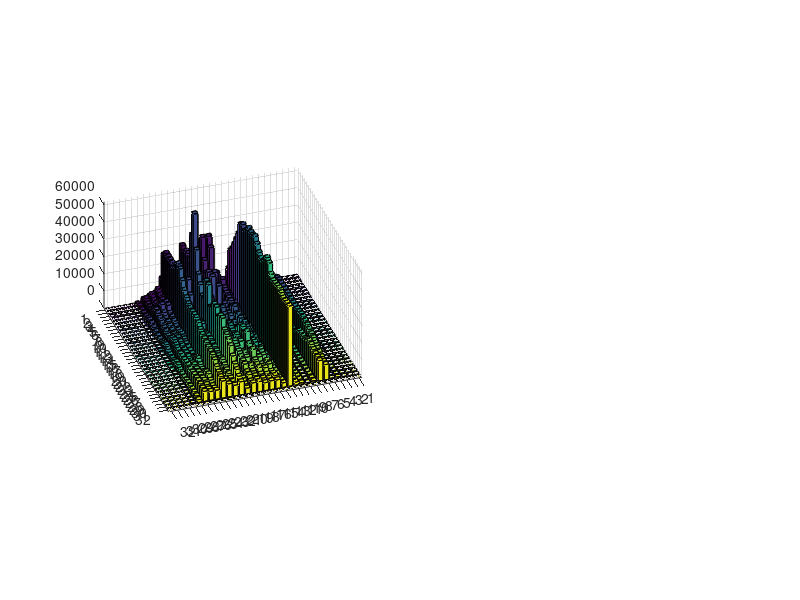

This chart was generated by the following MATLAB code: (Note: this script raises an error after producing the figure.)
clc
clear
close all

input = [0 0 0 0 0 0 0 0 0 0 0 0 0 0 0 0 0 0 0 0 0 0 0 0 0 0 0 0 0 0 0 0 
1.69257 1.98155 1.60476 1.39698 1.22792 1.35579 1.59077 2.93105 3.55868 3.52779 3.39463 2.6698 3.00353 3.37317 3.44294 4.43653 4.61077 4.35205 4.2561 3.80706 3.53435 3.59933 5.03684 5.74885 4.74678 4.63468 5.08595 5.2178 5.32086 5.07917 5.67333 0.0688707 
5.3598 5.23547 2.71387 3.28002 3.52803 4.03123 3.33283 4.00273 4.23351 4.95245 4.70053 4.34224 5.21006 6.81818 8.26316 6.60121 6.33768 7.21095 6.81292 7.81034 8.38283 8.44997 7.94681 8.73357 9.31647 7.99137 8.34572 8.44005 7.81361 9.64585 10.2068 0.753685 
14.3868 16.0713 15.0745 14.4252 11.8282 13.6611 12.4197 12.2298 12.0905 12.6635 12.4737 13.066 12.3563 10.4898 11.0903 11.8377 12.3872 14.5143 13.7669 13.721 15.4917 13.3659 14.4712 13.6024 13.7966 14.5587 15.1874 19.5008 20.0496 21.3885 20.9748 1.4027 
20.5929 20.6245 18.5409 20.8077 21.4585 23.2993 18.2933 18.7364 17.7173 18.81 19.2909 17.8157 18.377 18.835 19.7397 18.1896 18.4606 18.0626 17.2395 17.6972 17.7145 18.9709 18.4134 19.9525 18.3252 22.9954 23.8404 22.28 24.5004 17.9888 19.4344 3.49646 
56.419 81.599 88.2886 96.4709 104.057 111.623 118.894 121.894 121.109 121.63 122.049 121.85 122.633 122.072 120.288 120.466 121.512 123.298 125.431 125.415 123.631 122.23 119.449 116.697 114.638 108.929 103.429 101.515 97.9945 94.4703 94.2793 7.92511 
50.2129 69.5353 68.3004 68.7099 74.3276 81.4496 80.6197 74.5226 67.9066 65.1131 64.4443 63.3833 62.895 63.9554 71.0429 76.4602 75.4009 74.9908 80.2839 90.343 100.48 104.281 103.989 106.685 112.255 116.988 116.576 112.032 109.712 109.393 108.418 10.8062 
29.3379 27.8464 27.6213 27.4051 22.1592 29.2475 25.1858 28.7252 28.9357 27.993 29.6556 29.8579 27.2854 26.764 25.1808 27.0118 26.384 25.7084 25.6247 24.773 27.3107 26.9117 28.3999 26.6924 27.6366 28.1374 22.4098 22.0451 26.7146 25.0871 26.4045 1.32835 
25.6706 25.8113 23.7002 25.316 19.0405 24.7359 22.5171 23.3742 23.8367 21.6683 22.7828 20.12 19.9696 21.8623 21.9607 19.5485 17.2413 20.6552 18.3692 18.2173 19.1696 16.2133 18.3252 16.3419 20.0282 20.609 18.6399 19.3188 16.5173 17.5921 17.1836 0.753676 
36.6723 42.0238 36.1732 37.4759 30.3329 32.1 32.2452 31.7963 36.9404 36.8168 31.7804 33.3891 31.6985 27.1094 29.6659 27.3394 28.0679 28.63 28.5904 28.632 27.2186 31.3022 28.9923 25.4423 26.8883 24.8107 24.2905 27.6454 29.8456 29.969 27.8677 2.55305 
61.7788 73.7896 65.9732 65.7073 62.75 62.137 58.3184 47.4164 44.685 44.8128 42.9496 46.5066 45.0152 42.3571 42.4571 40.9411 36.7735 40.0094 39.9998 40.9442 40.7132 42.2224 43.8866 46.2564 45.1959 48.0032 51.888 52.8597 50.6245 44.3446 42.6496 2.14816 
109.453 155.857 165.513 178.396 191.084 203.8 220.745 224.917 220.736 225.789 232.366 231.381 231.842 234.366 228.826 222.18 218.739 219.042 224.28 232.283 229.46 219.051 214.833 215.759 216.73 218.068 216.152 213.273 213.778 215.271 215.67 12.6898 
59.8041 66.681 63.0703 63.6665 56.992 58.4074 63.568 56.4615 47.5675 53.6972 52.9506 48.4238 44.2316 58.9241 49.1239 44.3973 51.6225 40.4782 44.7223 50.0996 40.6889 50.1653 46.8523 42.9857 51.5733 43.4052 47.0174 48.1103 41.9996 50.1713 51.31 3.5724 
91.9629 96.0234 96.955 112.064 98.3129 91.7017 87.0409 87.7584 81.5862 90.3153 77.2508 85.4651 83.861 72.2847 91.5274 86.8581 82.1807 75.6238 73.7948 78.6473 64.9943 69.6662 88.6854 79.768 65.9114 83.5107 81.8711 65.6159 70.6647 74.9053 70.6303 3.03136 
105.221 110.893 116.118 129.493 105.944 94.5545 76.0264 82.1286 69.4788 69.2348 73.1816 58.4454 72.2323 66.1288 50.0605 59.4279 66.6443 66.4658 72.2035 87.4886 87.2796 86.6136 83.6417 86.8851 87.5258 73.9569 77.9655 83.6476 71.7285 68.1158 71.1197 7.1889 
167.564 155.502 192.258 179.482 138.346 147 95.8078 132.434 85.3143 93.4384 81.7192 58.8821 71.4455 66.4889 80.3418 88.0321 90.6111 111.391 123.915 128.272 122.624 131.846 110.904 102.836 112.483 92.2422 87.4693 87.9728 76.1151 73.6559 67.7628 7.29332 
174.899 153.875 192.292 159.668 140.661 149.761 96.2485 153.44 93.893 94.5986 82.211 78.4558 65.4207 81.1294 80.4496 95.3738 109.957 104.101 101.657 111.576 106.449 111.445 92.3379 97.7713 93.7037 79.9867 87.5813 79.8104 73.9333 73.118 76.6121 5.49335 
143.868 130.049 153.215 119.629 131.843 130.83 124.28 146.65 121.796 125.494 62.1019 96.3957 68.0118 89.923 87.8483 106.007 115.717 106.164 106.575 103.5 98.2807 115.594 109.44 104.994 98.8491 95.7327 95.4352 81.4109 82.029 70.713 75.735 7.47007 
103.811 106.046 102.15 90.2542 90.0643 84.1127 114.95 112.325 69.5219 71.9774 51.3233 64.6901 72.0338 87.7458 77.7113 93.6501 97.9764 90.8098 89.5363 86.3633 86.2141 92.5323 79.0961 81.1938 70.904 73.1219 71.9993 67.1475 72.8984 61.056 57.364 7.95152 
141.329 179.262 174.017 180.638 182.504 178.99 218.476 248.57 206.909 174.929 162.555 147.59 149.54 184.484 183.9 151.108 156.5 167.954 168.314 157.214 164.626 166.078 150.612 148.145 144.802 138.542 122.83 111.17 104.662 94.5071 87.2905 5.53362 
108.889 140.015 130.335 122.101 113.478 111.221 132.659 155.728 131.701 98.9791 83.2109 73.6937 77.649 104.948 109.111 93.2558 99.1017 103.112 102.929 99.8927 98.9774 96.223 91.6573 94.5678 99.2579 92.9208 87.7093 85.8155 81.5196 80.6655 79.1141 5.59177 
108.324 151.303 147.296 139.569 132.843 127.548 127.906 139.357 132.257 112.343 103.494 99.8833 93.9899 80.2452 83.5392 88.4163 88.083 92.6972 87.2582 81.5987 79.0946 89.0928 100.402 96.4784 95.2761 92.033 82.7891 81.4645 82.2617 84.5523 87.5947 17.8693 
114.248 169.465 177.172 177.11 177.106 177.195 174.984 180.022 190.999 188.508 175.016 163.811 156.504 151.338 148.683 148.303 149.055 149.64 145.69 138.716 134.775 132.537 130.956 128.564 125.838 125.644 121.503 112.676 106.732 102.779 99.5976 10.1424 
73.9088 96.9484 88.229 83.7468 82.849 97.2385 97.2289 81.9839 80.276 76.7168 69.0018 66.2855 70.7251 76.279 70.5357 64.3615 61.9029 62.3817 63.4174 61.4927 74.4664 82.2509 71.6657 65.2216 70.5641 81.1012 84.8706 73.6346 64.4403 67.7407 72.6691 4.39055 
65.446 84.1235 73.9559 74.0797 77.4944 94.1761 102.29 88.0764 78.6892 78.0402 74.3771 70.3756 67.4262 74.11 79.7273 76.5186 71.8722 68.9735 71.4548 69.0276 62.0223 69.7848 75.3199 71.8064 72.9117 73.1357 74.0169 77.4505 73.103 68.6066 71.5988 8.83528 
54.7264 72.1546 63.7127 64.179 69.88 80.7844 90.1875 88.844 83.6344 76.9726 71.6066 69.9254 64.6376 67.8278 82.0216 87.0379 80.479 72.6505 71.4951 73.6378 74.025 76.3361 76.9589 73.9574 75.9561 78.6053 78.2685 80.008 79.4459 76.6709 76.4903 10.3959 
31.0304 39.2741 34.0509 34.2179 33.0887 42.1303 53.0008 52.2717 46.9889 40.6817 34.5763 32.7753 34.1584 48.2743 59.1895 51.2228 36.6917 34.768 42.4886 54.3272 55.715 43.9092 36.8342 38.3535 42.1208 46.4523 44.9956 45.3448 48.4951 44.383 40.6493 4.60369 
9.59122 13.2022 11.9413 11.2219 11.3013 13.2951 17.8713 19.6084 16.3653 13.2859 14.4139 15.172 16.6268 20.3201 21.3592 18.4437 16.8417 18.8236 20.5565 21.6066 21.815 19.2151 15.1634 14.6082 16.503 17.3828 17.9866 18.7135 18.7846 18.8891 19.6773 2.74323 
0 0 0 0 0 0 0 0 0 0 0 0 0 0 0 0 0 0 0 0 0 0 0 0 0 0 0 0 0 0 0 0 
0 0 0 0 0 0 0 0 0 0 0 0 0 0 0 0 0 0 0 0 0 0 0 0 0 0 0 0 0 0 0 0 
0 0 0 0 0 0 0 0 0 0 0 0 0 0 0 0 0 0 0 0 0 0 0 0 0 0 0 0 0 0 0 0 
0 0 0 0 0 0 0 0 0 0 0 0 0 0 0 0 0 0 0 0 0 0 0 0 0 0 0 0 0 0 0 0 
];


database_data = [0 0 0 0 0 0 0 0 0 0 0 0 0 0 0 0 0 0 0 0 0 0 0 0 0 0 0 0 0 0 0 0 
1.69257 0.92138 2.16332 2.17931 0.992625 2.55305 1.45256 2.24219 2.15402 2.49537 3.83549 3.42523 4.65424 3.85634 2.72467 4.59986 3.37628 3.53433 4.31571 3.36678 4.28813 4.78554 5.04514 5.22292 5.00938 4.70561 4.69165 5.53643 5.32727 4.84343 5.29752 0.802303 
4.23142 5.16001 2.98602 2.82184 4.73626 5.19922 4.1282 2.36874 2.20235 3.19198 3.29862 2.64771 2.96912 4.38231 5.30766 6.24772 7.26774 7.02792 6.40617 7.04592 7.08756 6.41813 7.19497 8.36175 8.84744 8.63858 7.40472 6.91214 8.64981 9.9533 9.66974 1.53355 
10.4375 12.4852 9.86865 9.55331 8.4485 8.17969 10.6161 11.8172 10.9883 9.45217 6.77525 5.24382 5.8708 7.1341 8.56977 10.0513 10.8764 10.6265 7.58174 9.25793 11.3845 11.6652 13.1837 12.7658 13.9194 13.9552 13.7404 12.8969 12.8485 15.3491 16.231 3.0126 
16.9257 17.4658 11.8 15.4612 13.9472 12.8654 13.7571 15.5252 18.082 17.9391 15.1599 14.2893 14.5047 13.9234 14.2628 14.755 12.6668 13.2182 15.5205 15.2617 15.8533 14.7795 12.7277 15.1028 14.734 15.497 21.5284 21.6349 20.5103 21.3603 20.5442 2.91433 
58.6757 88.2226 94.386 99.496 109.77 119.221 121.053 117.607 115.056 114.818 115.483 116.155 115.847 114.591 114.185 115.045 116.528 118.446 120.148 121.194 121.191 121.057 120.788 119.908 118.831 117.947 117.582 117.332 118.281 119.812 119.865 51.9449 
33.8514 45.5365 42.2409 40.7297 44.1026 49.6802 47.2198 39.6935 36.2115 34.5659 33.989 35.0342 36.5309 40.4697 45.5572 48.6282 50.1004 53.6688 59.0502 63.5962 66.7145 68.2331 67.8083 66.5995 67.7974 70.9348 71.3227 68.2757 66.1478 66.6161 66.3083 13.4354 
22.0034 24.3694 21.1927 20.9174 16.7018 18.8879 16.0044 16.0895 16.0711 13.4506 15.8284 15.916 17.6064 20.301 18.9853 19.8303 20.3737 18.9428 21.793 20.9651 17.1098 17.8837 17.2876 18.0924 17.2316 14.5535 15.1351 13.2536 13.8718 17.4216 17.6417 3.39471 
24.8243 27.6855 24.3505 23.566 18.2136 16.0091 12.0442 13.6489 9.1372 9.93089 13.2417 14.0801 16.4535 16.5437 18.2437 20.9589 21.6481 20.4608 19.7952 20.303 18.6721 18.061 19.1374 19.7947 16.89 16.4364 17.0244 18.6867 21.3044 18.6024 17.3474 1.24231 
33.5693 36.3968 34.8095 33.3381 29.8403 32.7007 24.2445 30.0063 24.5666 21.8931 24.8154 19.6415 28.0546 28.762 26.9598 29.9224 28.913 29.1026 29.252 29.9072 30.9951 27.9589 30.0968 31.0103 26.4293 25.8121 26.3461 30.894 29.5169 23.6815 24.3917 4.98662 
70.2416 84.0595 77.0254 75.7466 93.5011 103.269 86.7877 74.7671 69.1107 76.9542 69.9792 60.406 60.4114 61.6038 63.4924 59.5078 59.9241 62.141 59.8398 59.8878 60.811 63.6313 65.6913 64.7826 65.6432 65.828 71.0716 76.2338 74.8372 73.3916 77.5034 30.3818 
86.321 120.353 120.617 122.126 140.525 159.92 160.103 155.732 156.852 163.928 166.047 161.877 159.493 161.025 159.608 153.063 147.959 149.929 159.1 162.167 154.441 146.764 146.725 153.086 155.901 153.346 151.703 152.011 156.684 159.181 158.846 81.9429 
54.7264 60.9008 59.3831 68.6717 57.8782 61.139 60.6804 49.4084 45.6543 46.4473 43.3075 34.128 37.0046 45.8671 35.833 38.4606 49.9801 36.4277 39.5097 42.8303 37.0737 50.6864 47.5941 49.1619 55.725 47.6136 49.3085 48.0664 47.6743 52.5607 44.616 5.66632 
74.473 78.8229 83.7385 103.795 85.3578 91.1251 95.965 79.9598 83.3886 78.2621 68.3156 79.3538 70.8302 64.2178 74.6698 73.4175 67.4839 64.455 63.0685 61.4825 57.2108 69.6539 83.7847 71.6194 67.7117 82.1715 76.5635 67.528 71.6533 67.6306 65.9644 12.6792 
82.9359 89.5509 93.9704 101.45 89.2923 83.5905 77.8898 77.9442 80.9165 79.3794 71.7094 80.3464 72.104 58.515 58.3519 56.8415 63.1199 62.7677 62.6889 83.381 77.4682 62.5098 68.7925 73.575 72.3954 64.7594 73.7278 89.0641 80.1405 75.4851 76.9963 11.2758 
157.127 139.529 204.884 187.735 175.13 175.583 136.43 136.081 108.108 111.454 86.533 100.428 79.1303 77.4226 77.4772 99.3853 73.8166 110.058 100.004 92.7366 92.7484 87.1302 86.6969 77.1476 89.5515 85.1926 76.5155 96.3572 72.1091 75.2642 69.5293 8.56664 
146.407 124.228 188.322 175.767 160.662 174.504 125.138 143.354 103.4 98.6998 75.5689 72.7251 59.4258 84.8584 70.8546 90.982 99.7774 74.4899 77.3269 68.5802 74.821 74.776 64.7758 80.6646 69.8508 69.7006 71.5536 69.9799 67.9735 61.0153 71.2892 13.188 
117.069 119.025 138.534 169.387 136.869 152.384 144.456 128.315 131.72 107.478 96.9771 94.2625 77.778 66.3966 68.5283 74.0132 72.2716 69.1772 69.7131 67.3357 67.4916 73.023 73.6398 71.923 73.4409 74.9538 69.868 64.2094 68.9969 67.2226 63.7959 8.51249 
92.8092 107.638 98.1776 127.177 113.183 100.365 125.508 114.078 94.749 101.756 92.0026 84.6602 93.3661 89.5615 81.1679 81.8231 85.2401 81.9258 71.7191 68.536 73.0795 73.245 69.7372 68.7912 70.1676 68.0189 62.8645 61.8755 62.0932 58.1973 54.2873 12.4601 
111.427 152.438 139.824 134.649 127.322 136.95 186.967 211.881 189.63 163.247 154.255 144.464 156.296 181.159 175.749 147.554 136.316 133.741 117.339 109.109 117.723 114.668 101.435 104.095 112.116 104.576 92.2376 90.1087 91.1441 95.8522 105.223 17.9453 
86.8852 118.074 105.25 104.398 104.653 92.6763 111.747 138.407 127.787 97.863 95.7416 97.9979 86.5241 96.4628 110.763 95.5926 74.8449 87.3601 94.8201 77.8971 63.7431 65.568 62.1213 62.5694 75.8281 80.1835 69.6632 61.0931 62.9847 62.9301 59.3525 2.9404 
84.3463 123.316 119.294 108.682 104.945 98.8856 97.4461 104.48 100.512 83.7424 83.5391 98.7528 98.2922 81.8146 72.4095 71.3006 63.1181 60.0604 70.545 72.178 61.3085 64.2024 82.2687 88.961 79.1448 66.8574 63.7338 63.4457 61.0435 60.0508 61.1463 5.42349 
99.5795 152.775 159.441 149.698 141.5 135.524 133.731 142.882 155.004 156.722 148.261 138.95 131.75 125.54 126.789 137.223 143.404 135.454 119.611 109.787 107.619 104.332 99.4229 98.7657 101.265 101.004 97.1881 93.2378 90.4042 87.486 84.9736 33.7319 
69.3953 102.218 98.6867 90.6639 98.5936 106.846 101.178 89.5037 85.619 85.1428 78.723 72.5101 74.786 76.5302 69.7845 63.7071 68.8484 74.3572 69.883 62.7203 65.4621 70.6467 65.7735 55.5344 58.4528 72.3051 78.8878 73.0405 63.1438 61.0956 65.7224 18.0888 
60.0862 88.544 86.0464 82.6327 96.8626 111.047 108.946 95.3752 88.0831 91.3939 90.3352 78.3611 65.5652 64.1258 67.061 63.6952 55.8271 50.5808 48.4276 47.3398 51.4349 60.1795 64.6222 60.5928 55.9896 62.5836 74.5712 79.333 74.0691 66.442 66.0791 2.67142 
51.0592 75.0167 73.2821 74.4713 93.6117 111.364 112.125 99.8787 93.6482 101.855 107.87 98.8797 80.4245 72.4286 81.0426 87.368 80.9873 67.9826 63.1437 69.5606 75.4926 75.3232 72.6691 73.1926 77.7143 83.1937 87.2908 89.29 89.5459 89.3978 90.2529 2.09874 
26.2348 38.2072 36.5271 36.9437 48.1539 59.0012 60.661 54.1479 47.7943 47.5973 48.5818 45.7173 42.1421 42.5323 42.819 36.6542 26.7882 28.7923 40.6954 45.8913 39.1058 26.9469 29.3316 42.4691 48.2031 42.7191 33.4381 34.5622 43.3112 47.051 43.2666 0.293586 
6.48818 9.87783 10.4284 11.1745 13.7342 16.5239 17.7804 17.4057 16.7357 16.992 17.7614 18.0171 17.7161 17.5764 17.7213 17.3977 16.3059 15.4941 16.2084 17.7517 18.4076 17.6082 16.4893 16.7425 18.3303 19.7311 20.0834 19.7387 19.5118 19.731 20.147 0.101648 
0 0 0 0 0 0 0 0 0 0 0 0 0 0 0 0 0 0 0 0 0 0 0 0 0 0 0 0 0 0 0 0 
0 0 0 0 0 0 0 0 0 0 0 0 0 0 0 0 0 0 0 0 0 0 0 0 0 0 0 0 0 0 0 0 
0 0 0 0 0 0 0 0 0 0 0 0 0 0 0 0 0 0 0 0 0 0 0 0 0 0 0 0 0 0 0 0 
0 0 0 0 0 0 0 0 0 0 0 0 0 0 0 0 0 0 0 0 0 0 0 0 0 0 0 0 0 0 0 0 
];


subplot(121),
bar3(input.^2);view([90,-30,60]);set(gcf,'renderer','zbuffer'); set(gca, 'ZLim', [0.0 50000.0]);
title('Spherical Harmonics Descriptors of The Rotated Model'); xlabel('Frequency'); ylabel('Radius'); zlabel('Energy');
subplot(122),
bar3(database_data.^2);view([90,-30,60]);set(gcf,'renderer','zbuffer');  set(gca, 'ZLim', [0.0 50000.0]);
title('Spherical Harmonics Descriptors of The Origin Model'); xlabel('Frequency'); ylabel('Radius');zlabel('Energy');

